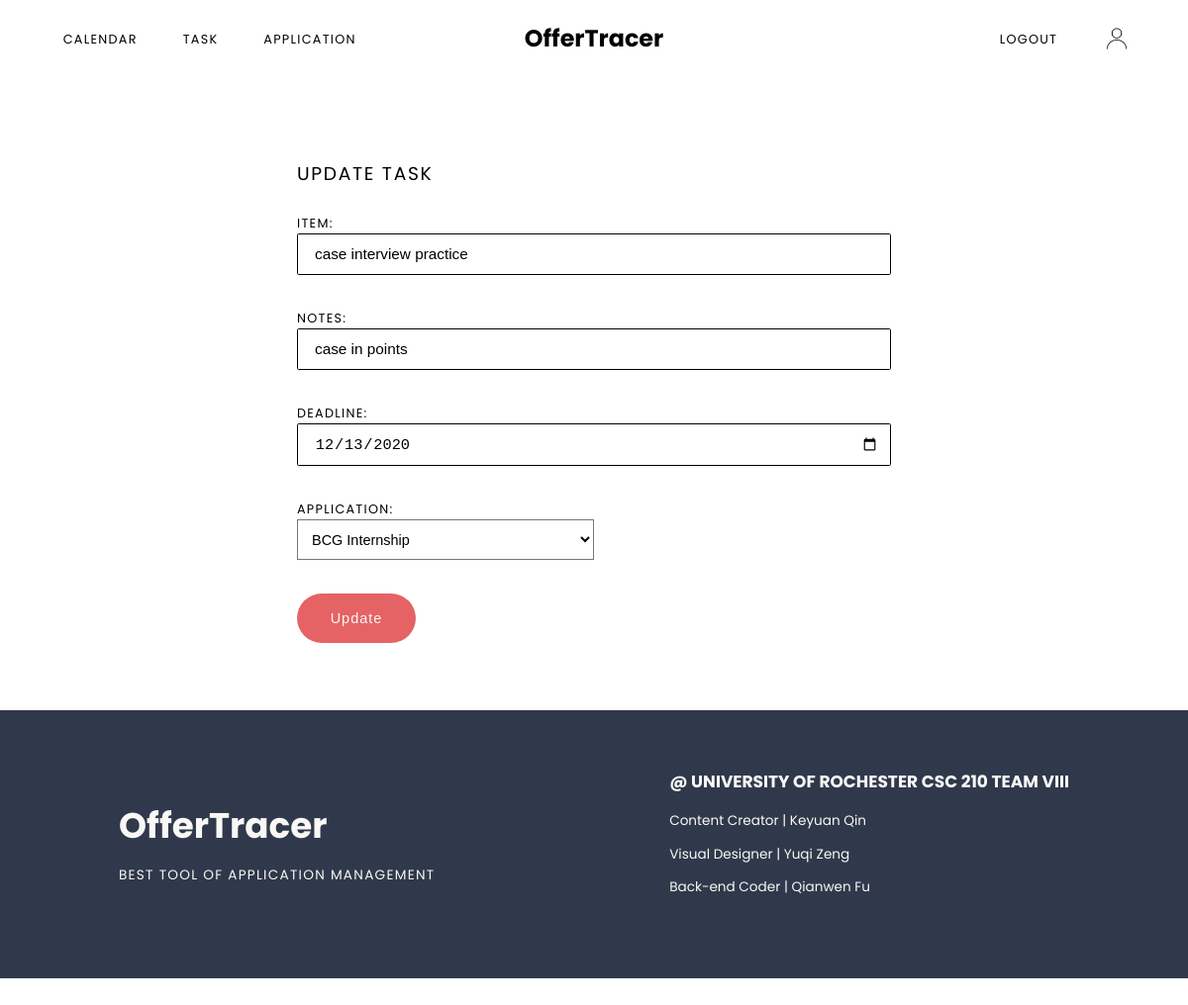
The app's page /task_update/2 (signed in) with its own data.
### models.py (models this page shows, shortened)
class Task(db.Model):
	id = db.Column(db.Integer, primary_key=True)
	item = db.Column(db.String(100), nullable=False) #title of this task
	notes = db.Column(db.Text)
	due = db.Column(db.DateTime)
	complete = db.Column(db.Boolean(False), nullable=False)
	job_id = db.Column(db.Integer, db.ForeignKey('job.id'))
	user_id = db.Column(db.Integer, db.ForeignKey('user.id'))

### main.py (the view, shortened to what this page needs)
@main.route('/task_update/<int:task_id>', methods=['GET','POST'])
@login_required
def task_update(task_id):
	jobs = Job.query.filter_by(user_id=current_user.id)
	task = Task.query.get_or_404(task_id)
	return render_template('update_task.html', task=task, jobs=jobs)

### app.py (called while the page is built)
@login_manager.user_loader
def load_user(user_id):
	return User.query.get(int(user_id))

### templates/update_task.html (shortened to what this page needs)
{% extends "baseLogged.html" %}
{% block content %}
<div class="sectionContainer updateContainer">
	<form method="POST" action="" class="content containAlignCenter loginContent">
		<h2>Update Task</h2>
		<label for="item">Item: </label><br><input type="text" name="item" id="item" class="inputNormal" value="{{task.item}}" required><br>
		<label for="notes">Notes: </label><br><input type="text" name="notes" id="notes" class="inputNormal" value="{{task.notes}}" required><br>
		<label for="due">Deadline: </label><br><input type="date" name="due" id="due" class="inputNormal" value="{{task.due.date()}}" required=""><br>
		<label for="job">Application: </label><br>
		<select name="job" id="job">
		{% for job in jobs %}
  			<option value="{{job.id}}">{{job.program}}</option>
		{% endfor %}
		</select><br>
		<input type="submit" value="Update" class="submit updateSave" id="submit">
	</form>
</div>
{% endblock %}

### static/css/styles.css (style rules this page uses)
html, body, .container { margin: 0; height: 100%; }
.sectionContainer { margin: 0 auto; width: 100%; align-self: center; display: flex; flex-wrap: wrap; justify-content: center; }
.content { height: auto; max-width: 80%; font-family: 'Poppins', sans-serif; display: flex; align-items: center; }
.containAlignCenter { margin: 0 auto; align-self: center; display: flex; flex-wrap: wrap; justify-content: center; }
@media (max-width: 1350px) { html { zoom: 90%; } }
@media (max-width: 1250px) { html { zoom: 85%; } }

### static/css/calendar.css (style rules this page uses)
*, *:before, *:after { -moz-box-sizing: border-box; -webkit-box-sizing: border-box; box-sizing: border-box; }

### static/css/update.css (style rules this page uses)
.loginContent { width: 50%; display: block; padding-bottom: 80px; margin-top: 80px; }
.loginContent h2 { font-size: 22px; text-transform: uppercase; font-weight: normal; letter-spacing: 2px; margin-bottom: 30px; }
.loginContent label { font-size: 15px; text-transform: uppercase; letter-spacing: 1.5px; font-weight: normal; }
.inputNormal { font-size: 18px; font-weight: normal; margin-bottom: 40px; width: 100%; padding: 13px; padding-left: 20px; outline: none; border: 1px solid black; border-radius: 2px; }
.updateSave { border: none; outline: none; color: #faf8f6; background-color: #e56365; border-radius: 30px; font-size: 17px; letter-spacing: 1.2px; padding-left: 30px; padding-right: 30px; padding-top: 20px; padding-bottom: 20px; width: 20%; }
.updateContainer select { margin-bottom: 40px; font-size: 17px; padding: 13px; width: 50%; }

### records on screen
Task: item "case interview practice", notes "case in points", due "12/13/2020"

### other values on screen
form field job "BCG Internship"
